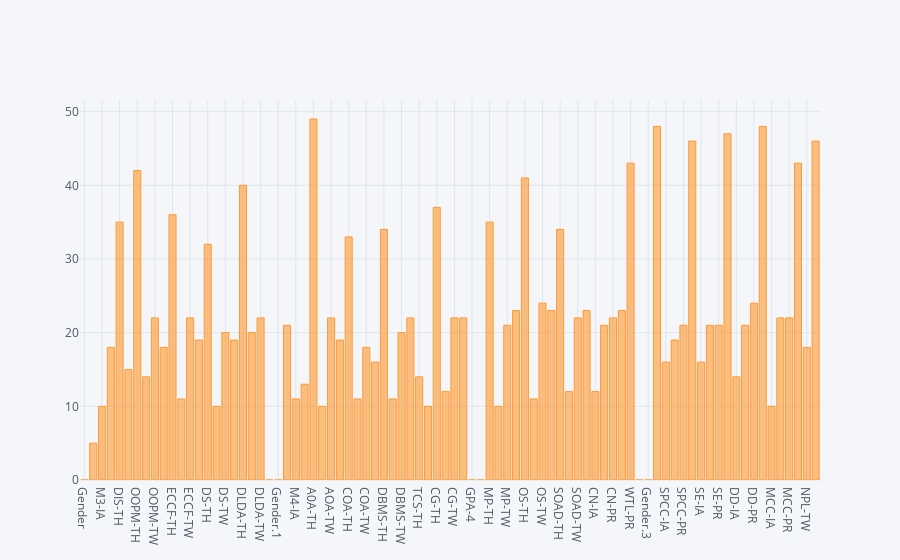

This figure's notebook cell:
### Code cell
getRecord("PAREKH JIGAR MANISH")

### Figure 1 — Plotly figure (JSON) as saved in the notebook; plotly's stock layout.template omitted (floating-point values rounded to 4 significant figures)
{"data": [{"marker": {"color": "rgba(255, 153, 51, 0.6)", "line": {"color": "rgba(255, 153, 51, 1.0)", "width": 1}}, "name": "PAREKH JIGAR MANISH", "orientation": "v", "text": "", "type": "bar", "x": ["Gender", "M3-TH", "M3-IA", "M3-TW", "DIS-TH", "DIS-IA", "OOPM-TH", "OOPM-IA", "OOPM-TW", "OOPM-PR", "ECCF-TH", "ECCF-IA", "ECCF-TW", "ECCF-PR", "DS-TH", "DS-IA", "DS-TW", "DS-PR", "DLDA-TH", "DLDA-IA", "DLDA-TW", "GPA-3", "Gender.1", "M4-TH", "M4-IA", "M4-TW", "A0A-TH", "AOA-IA", "AOA-TW", "AOA-PR", "COA-TH", "COA-IA", "COA-TW", "COA-PR", "DBMS-TH", "DBMS-IA", "DBMS-TW", "DBMS-PR", "TCS-TH", "TCS-IA", "CG-TH", "CG-IA", "CG-TW", "CG-PR", "GPA-4", "Gender.2", "MP-TH", "MP-IA", "MP-TW", "MP-PR", "OS-TH", "OS-IA", "OS-TW", "OS-PRA", "SOAD-TH", "SOAD-IA", "SOAD-TW", "SOAD-PR", "CN-IA", "CN-TW", "CN-PR", "WTL-TW", "WTL-PR", "GPA-5", "Gender.3", "SPCC-TH", "SPCC-IA", "SPCC-TW", "SPCC-PR", "SE-TH", "SE-IA", "SE-TW", "SE-PR", "SS-TH", "DD-IA", "DD-TW", "DD-PR", "MCC-TH", "MCC-IA", "MCC-TW", "MCC-PR", "ELECTIVE - I-TW", "NPL-TW", "NPL-PR"], "y": [0, 5, 10, 18, 35, 15, 42, 14, 22, 18, 36, 11, 22, 19, 32, 10, 20, 19, 40, 20, 22, 0, 0, 21, 11, 13, 49, 10, 22, 19, 33, 11, 18, 16, 34, 11, 20, 22, 14, 10, 37, 12, 22, 22, 0, 0, 35, 10, 21, 23, 41, 11, 24, 23, 34, 12, 22, 23, 12, 21, 22, 23, 43, 0, 0, 48, 16, 19, 21, 46, 16, 21, 21, 47, 14, 21, 24, 48, 10, 22, 22, 43, 18, 46]}], "layout": {"legend": {"bgcolor": "#F5F6F9", "font": {"color": "#4D5663"}}, "paper_bgcolor": "#F5F6F9", "plot_bgcolor": "#F5F6F9", "titlefont": {"color": "#4D5663"}, "xaxis1": {"gridcolor": "#E1E5ED", "showgrid": true, "tickfont": {"color": "#4D5663"}, "title": "", "titlefont": {"color": "#4D5663"}, "zerolinecolor": "#E1E5ED"}, "yaxis1": {"gridcolor": "#E1E5ED", "showgrid": true, "tickfont": {"color": "#4D5663"}, "title": "", "titlefont": {"color": "#4D5663"}, "zerolinecolor": "#E1E5ED"}}}
